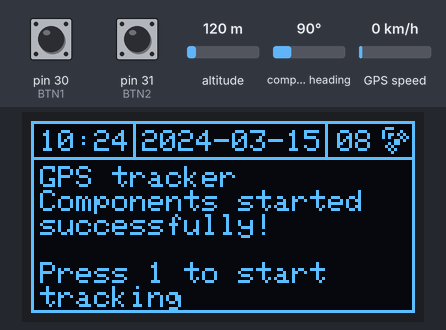
A program run on a simulated Arduino Mega 2560, built with avr-gcc and run on an emulated ATmega2560. Parts: 128×64 one-colour display. Inputs (shaded band) come from the test bench; at power-on: pin 30 (BTN1) HIGH, pin 31 (BTN2) HIGH, altitude 120 m, compass heading 90°, GPS speed 0 km/h. The display library's start-up logo is not drawn; storage starts empty; the GPS gets a fix after 3 s at 37.7749, -122.4194 with 8 satellites.

Above: at 6.3 s.
6.4 s: pin 30 (BTN1) pulled LOW for 0.15 s
At 7.6 s:
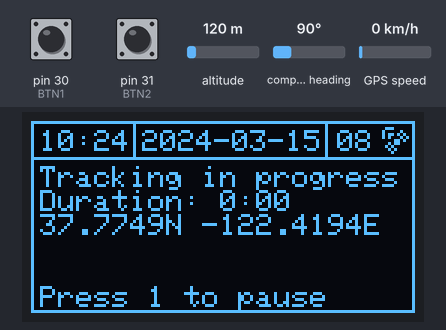
8.7 s: pin 30 (BTN1) pulled LOW for 1 s
At 9.2 s:
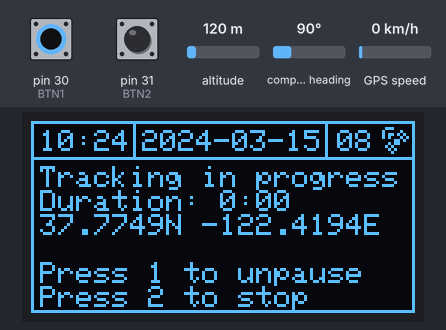
11.2 s: pin 31 (BTN2) pulled LOW for 0.15 s
At 12.1 s:
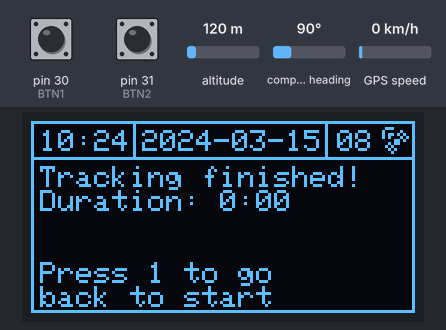
12.8 s: pin 30 (BTN1) pulled LOW for 0.15 s
At 31.4 s:
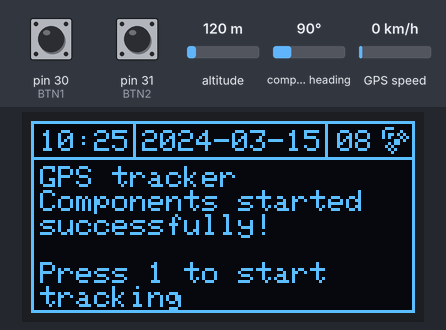
Timing chart, 0 to 31.7 s (numbered marks = the images above; inputs shaded):
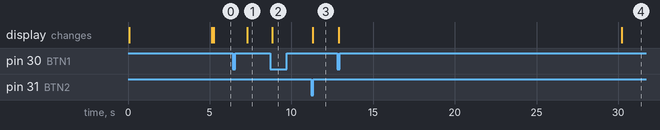

The program:

main.cpp
```cpp
#include <Arduino.h>
#include "GPS_manager/GPS_manager.hpp"
#include "position_logger/position_logger.hpp"
#include "GUI_manager/GUI_manager.hpp"

#define BTN1 (30)
#define BTN2 (31)

void systemError();
bool readButton(int button);

enum State { STARTING, NOFIX, TRACKING, WAITING, ENDING };
State state = STARTING;
unsigned long timer = 0;
unsigned long waitTimer = 0;
unsigned long minutesSinceStart = 0;
int lastMinutes = 0;
int kmTraveled = 0;
int meters = 0;
float lastLat = 0;
float lastLon = 0;
bool btn1OldState = false;
bool btn1CurrentState = false;
bool btn2OldState = false;
bool btn2CurrentState = false;
char creator[] = "Martin Machala - https://github.com/m-machala";

void setup() {
    if(!GUI_MAN::init()) systemError(); // initialize display, if there is an error, blink LED
    GUI_MAN::splash(); // show project splash screen
    delay(5000);
    GUI_MAN::base(); // draw screen layout

    if(!GPS_MAN::init()) { // initialize GPS module, if there is an error, draw a warning screen and blink LED
        GUI_MAN::errorMessage("GPS module error!\nCheck connection");
        systemError();
    }

    if(!POS_LOG::init()) { // initialize SD module, if there is an error, draw a warning screen and blink LED
        GUI_MAN::errorMessage("SD module error!\nCheck connection");
        systemError();
    }

    // init buttons
    pinMode(BTN1, INPUT_PULLUP);
    pinMode(BTN2, INPUT_PULLUP);

    GUI_MAN::startScreen();
}

void loop() {
    bool newData = GPS_MAN::update();
    if(newData) {
        GUI_MAN::time(GPS_MAN::getHour(), GPS_MAN::getMinute());
        GUI_MAN::date(GPS_MAN::getYear(), GPS_MAN::getMonth(), GPS_MAN::getDay());
        GUI_MAN::satCount(GPS_MAN::getSats());
    }


    if(millis() - timer >= 100) {
        switch(state) {
            // starting info screen, tests for a button press, if there is no data, show an info screen
            case STARTING:
                if(btn1CurrentState) {
                    // give an info message in case of no GPS data available
                    if(!GPS_MAN::fix()) {
                        waitTimer = millis();
                        state = NOFIX;
                        GUI_MAN::infoMessage("No GPS signal!\nPlease wait,\nthen try again");
                    }
                    else {
                        if(!POS_LOG::startLogging(creator)) {
                            GUI_MAN::errorMessage("SD error!");
                            systemError();
                        }
                        minutesSinceStart = 0;
                        meters = 0;
                        kmTraveled = 0;
                        lastMinutes = GPS_MAN::getMinute() + (GPS_MAN::getHour() * 60);
                        lastLat = GPS_MAN::getLat();
                        lastLon = GPS_MAN::getLon();
                        state = TRACKING;
                    }
                }
                break;

            // waits for 5 seconds, then goes back to STARTING
            case NOFIX:
                if(millis() - waitTimer >= 5000) {
                    state = STARTING;
                    GUI_MAN::startScreen();
                }
                break;

            // tests if new data is available and if fix is available; if yes, log new data
            case TRACKING: {
                int currentMinutes = GPS_MAN::getMinute() + (GPS_MAN::getHour() * 60);
                if(lastMinutes < currentMinutes) {
                    minutesSinceStart += currentMinutes - lastMinutes;
                    lastMinutes = currentMinutes;
                }
                else if(currentMinutes - lastMinutes < 0) { // happens when a new day starts in the middle of tracking
                    int modifiedMinutes = currentMinutes + 1440; // 60 * 24
                    minutesSinceStart += modifiedMinutes - lastMinutes;
                    lastMinutes = currentMinutes;
                }

                if(newData && GPS_MAN::fix()) {
                    POS_LOG::addTrackpoint(GPS_MAN::getLat(), GPS_MAN::getLon(), GPS_MAN::getAlt(), GPS_MAN::getYear(), GPS_MAN::getMonth(), GPS_MAN::getDay(), GPS_MAN::getHour(), GPS_MAN::getMinute(), GPS_MAN::getSecond());
                    GUI_MAN::trackingScreen(minutesSinceStart / 60, minutesSinceStart % 60, GPS_MAN::getLat(), GPS_MAN::getLon(), false);
                }
                if(btn1CurrentState) {
                    GUI_MAN::trackingScreen(minutesSinceStart / 60, minutesSinceStart % 60, GPS_MAN::getLat(), GPS_MAN::getLon(), true);
                    state = WAITING;
                }
                break;
            }

            // stop tracking, wait until button is pressed to go back to start screen
            case WAITING:
                if(btn1CurrentState) {
                    lastMinutes = GPS_MAN::getMinute() + (GPS_MAN::getHour() * 60);
                    state = TRACKING;
                    break;
                }

                if(btn2CurrentState) {
                    GUI_MAN::endScreen(minutesSinceStart / 60, minutesSinceStart % 60);
                    POS_LOG::stopLogging();
                    state = ENDING;
                }
                break;

            case ENDING:
                if(btn1CurrentState) {
                    state = STARTING;
                    GUI_MAN::startScreen();
                }
                break;

            default:
                break;
        }
        timer = millis();
        if(btn1CurrentState) {
            btn1OldState = true;
            btn1CurrentState = false;
        }
        if(btn2CurrentState) {
            btn2OldState = true;
            btn2CurrentState = false;
        }
    }

    if(!btn1OldState && readButton(BTN1)) btn1CurrentState = true;
    if(btn1OldState && !readButton(BTN1)) btn1OldState = false;

    if(!btn2OldState && readButton(BTN2)) btn2CurrentState = true;
    if(btn2OldState && !readButton(BTN1)) btn2OldState = false;
}

/*
    blinks built-in led forever
*/
void systemError() {
    pinMode(LED_BUILTIN, OUTPUT);
    while(true) {
            digitalWrite(LED_BUILTIN, HIGH);
            delay(1000);
            digitalWrite(LED_BUILTIN, LOW);
            delay(1000);
        }
}

/*
    reads the state of a given button
    true - button is pressed
    false - button is not pressed
*/
bool readButton(int button) {
    if(digitalRead(button) == LOW) {
        // debounce
        delay(10);
        if(digitalRead(button) == LOW) return true;
    }
    return false;
}
```

GPS_manager.cpp
```cpp
#include "GPS_manager.hpp"

//static Adafruit_GPS GPS(&Serial1);

bool GPS_MAN::init() {
    bool result = GPS.begin(9600);
    // set update rate to 1Hz
    GPS.sendCommand(PMTK_SET_NMEA_UPDATE_1HZ);

    return result;
}

bool GPS_MAN::update() {
    GPS.read();

    while(GPS.newNMEAreceived()) {
        // test if the sentence can be parsed
        if(!GPS.parse(GPS.lastNMEA())) {
            // sentence cannot be parsed
            continue;
        }
        // sentence parsed successfully
        return true;
    }
    return false;
}

bool GPS_MAN::fix() {
    return GPS.fix;
}

int GPS_MAN::getSats() {
    return GPS.satellites;
}

float GPS_MAN::getLat() {
    int deg = (int)GPS.latitude / 100;
    float min = GPS.latitude - (deg * 100);

    float output = deg + (min / 60);

    if(GPS.lat == 'S') output *= -1;
    return output;
}

float GPS_MAN::getLon() {
    int deg = (int)GPS.longitude / 100;
    float min = GPS.longitude - (deg * 100);

    float output = deg + (min / 60);

    if(GPS.lon == 'W') output *= -1;
    return output;
}

float GPS_MAN::getAlt() {
    return GPS.altitude;
}

int GPS_MAN::getHour() {
    return GPS.hour;
}

int GPS_MAN::getMinute() {
    return GPS.minute;
}

int GPS_MAN::getSecond() {
    return GPS.seconds;
}

int GPS_MAN::getYear() {
    return GPS.year;
}

int GPS_MAN::getMonth() {
    return GPS.month;
}

int GPS_MAN::getDay() {
    return GPS.day;
}
```

GPS_manager.hpp
```cpp
#ifndef GPS_MAN_H
#define GPS_MAN_H

#define NO_SW_SERIAL
#include <Arduino.h>
#include <Adafruit_GPS.h>

namespace GPS_MAN {
  /*
    GPS pins - Mega2560 pins
    TX - TX1 18
    RX - RX1 19
  */
  static Adafruit_GPS GPS(&Serial1);

  /*
    initialize GPS
  */
  bool init();

  /*
    update GPS data
    true - new data available
    false - no new data available
  */
  bool update();

  /*
    get the fix property
  */
  bool fix();

  /*
    get number of satellites the module is communicating with
  */
  int getSats();

  /*
    get latitude of GPS
  */
  float getLat();

  /*
    get longitude of GPS
  */
  float getLon();

  /*
    get altitude of GPS
  */
  float getAlt();

  /*
    get current hour
  */
  int getHour();

  /*
    get current minute
  */
  int getMinute();

  /*
    get current second
  */
  int getSecond();

  /*
    get current year (only last two digits)
  */
  int getYear();

  /*
    get current month
  */
  int getMonth();

  /*
    get current day
  */
  int getDay();
}

#endif //GPS_MAN_H  
```

GPX_generator.cpp
```cpp
#include "GPX_generator.hpp"
#include <stdio.h>
#include <stdlib.h>

int GPX_GEN::generateSkeleton(char* buffer, int bufferSize, const char* creator, const char* trackName) {
    if(bufferSize < 250) return 0; // 250 chosen based on the format string's length

    sprintf(buffer, "<?xml version=\"1.0\" encoding=\"utf-8\"?>\n<gpx xmlns=\"http://www.topografix.com/GPX/1/1\" version=\"1.1\" creator=\"%s\">\n\t<trk>\n\t\t<name>%s</name>\n\t\t<trkseg>\n\n\t\t</trkseg>\n\t</trk>\n</gpx>", creator, trackName);
    return 27; // number of bytes between the space where new data can be inserted and the end
}

bool GPX_GEN::generateTrackpoint(char* buffer, int bufferSize, float latitude, float longitude, float elevation, int year, int month, int day, int hour, int minute, int second) {
    if(bufferSize < 150) return false; // 150 chosen based on the format string's length
    char lon[20];
    char lat[20];
    char ele[20];
    dtostrf(longitude, 1, 6, lon);
    dtostrf(latitude, 1, 6, lat);
    dtostrf(elevation, 1, 3, ele);

    sprintf(buffer, "\t\t\t<trkpt lat=\"%s\" lon=\"%s\">\n\t\t\t\t<ele>%s</ele>\n\t\t\t\t<time>20%.2d-%.2d-%.2dT%.2d:%.2d:%.2dZ</time>\n\t\t\t</trkpt>\n\n\t\t</trkseg>\n\t</trk>\n</gpx>", lat, lon, ele, year%100, month%100, day%100, hour%100, minute%100, second%100);
    return true;
}
```

GPX_generator.hpp
```cpp
#ifndef GPX_GEN_H
#define GPX_GEN_H

namespace GPX_GEN {
    /*
        generates a skeleton for a GPX track
        buffer size should be at least 250
        output - amount of bytes needed to reach the center from end, returns 0 if there is the buffer is too small

    */
    int generateSkeleton(char* buffer, int bufferSize, const char* creator, const char* trackName);

    /*
        generates a trackpoint
        buffer size should be at least 150
        true - buffer filled successully
        false - buffer too small
    */
    bool generateTrackpoint(char* buffer, int bufferSize, float latitude, float longitude, float elevation, int year, int month, int day, int hour, int minute, int second);
}

#endif //GPX_GEN_H
```

GUI_manager.cpp
```cpp
#include "GUI_manager.hpp"
#include "../display_manager/display_manager.hpp"
#include "../bitmaps/bitmaps.hpp"

bool GUI_MAN::init() {
    return DISP_MAN::init();
}

void GUI_MAN::splash() {
    DISP_MAN::clearScreen();
    DISP_MAN::drawRect(0, 0, X_MAX, Y_MAX);
    DISP_MAN::drawBM(44, 22, BM_SPLASH_W, BM_SPLASH_H, BM::splash);
    DISP_MAN::printText("By: Martin Machala", 10, Y_MAX - 10);
    DISP_MAN::draw();
}

void GUI_MAN::base() {
    DISP_MAN::clearScreen();
    DISP_MAN::drawRect(0, 0, X_MAX, 13);
    DISP_MAN::drawRect(0, 0, X_MAX, Y_MAX);
    DISP_MAN::drawRect(34, 0, 65, 13);
    DISP_MAN::draw();
}

void clearMainScreen() {
    DISP_MAN::clearRect(1, 13, X_MAX - 2, Y_MAX - 14);
}

void GUI_MAN::date(int year, int month, int day) {
    DISP_MAN::clearRect(35, 1, 62, 11);
    year %= 100;
    month %= 100;
    day %= 100;
    char date[15];
    sprintf(date, "20%.2d-%.2d-%.2d", year, month, day);
    DISP_MAN::printText(date, 37, 3);
    DISP_MAN::draw();
}

void GUI_MAN::time(int hour, int minute) {
    DISP_MAN::clearRect(1, 1, 33, 11);
    hour %= 100;
    minute %= 100;
    char time[10];
    sprintf(time, "%.2d:%.2d", hour, minute);
    DISP_MAN::printText(time, 3, 3);
    DISP_MAN::draw();
}

void GUI_MAN::satCount(int count) {
    DISP_MAN::clearRect(99, 1, 28, 11);
    DISP_MAN::drawBM(117, 2, BM_SATELLITE_W, BM_SATELLITE_H, BM::satellite);
    char sats[6];
    sprintf(sats, "%.2d", count % 100);
    DISP_MAN::printText(sats, 102, 3);
    DISP_MAN::draw();
}

void GUI_MAN::infoMessage(const char* message) {
    clearMainScreen();
    DISP_MAN::drawBM(3, 15, BM_QUESTION_W, BM_QUESTION_H, BM::question);
    DISP_MAN::drawBM(3, Y_MAX - 12, BM_QUESTION_W, BM_QUESTION_H, BM::question);
    DISP_MAN::drawBM(X_MAX - 9, 15, BM_QUESTION_W, BM_QUESTION_H, BM::question);
    DISP_MAN::drawBM(X_MAX - 9, Y_MAX - 12, BM_QUESTION_W, BM_QUESTION_H, BM::question);
    DISP_MAN::printText(message, 11, 15);
    DISP_MAN::draw();
}

void GUI_MAN::errorMessage(const char* message) {
    clearMainScreen();
    DISP_MAN::drawBM(3, 15, BM_EXCLAMATION_W, BM_EXCLAMATION_H, BM::exclamation);
    DISP_MAN::drawBM(3, Y_MAX - 12, BM_EXCLAMATION_W, BM_EXCLAMATION_H, BM::exclamation);
    DISP_MAN::drawBM(X_MAX - 9, 15, BM_EXCLAMATION_W, BM_EXCLAMATION_H, BM::exclamation);
    DISP_MAN::drawBM(X_MAX - 9, Y_MAX - 12, BM_EXCLAMATION_W, BM_EXCLAMATION_H, BM::exclamation);
    DISP_MAN::printText(message, 11, 15);
    DISP_MAN::draw();
}

void GUI_MAN::startScreen() {
    clearMainScreen();
    DISP_MAN::printText("GPS tracker\nComponents started\nsuccessfully!\n\nPress 1 to start\ntracking", 3, 15);
    DISP_MAN::draw();
}

void GUI_MAN::trackingScreen(int hours, int minutes, float latitude, float longitude, bool paused) {
    clearMainScreen();
    char lat[20];
    char lon[20];
    dtostrf(longitude, 1, 4, lon);
    dtostrf(latitude, 1, 4, lat);

    char buffer[150];
    sprintf(buffer, "Tracking in progress\nDuration: %d:%.2d\n%sN %sE", hours, minutes % 100, lat, lon);
    DISP_MAN::printText(buffer, 3, 15);
    if(!paused) DISP_MAN::printText("Press 1 to pause", 3, 55);
    else DISP_MAN::printText("Press 1 to unpause\nPress 2 to stop", 3, 47);

    DISP_MAN::draw();
}

void GUI_MAN::endScreen(int hours, int minutes) {
    clearMainScreen();
    char buffer[150];
    sprintf(buffer, "Tracking finished!\nDuration: %d:%.2d\n\n\nPress 1 to go\nback to start", hours, minutes % 100);
    DISP_MAN::printText(buffer, 3, 15);
    DISP_MAN::draw();
}
```

GUI_manager.hpp
```cpp
#ifndef GUI_MAN_H
#define GUI_MAN_H

namespace GUI_MAN {
  /*
    initialize display
  */
  bool init();

  /*
    displays custom splash screen
  */
  void splash();

  /*
    displays GUI background
  */
  void base();

  /*
    displays current date
  */
  void date(int year, int month, int day);

  /*
    displays current time
  */
  void time(int hour, int minute);

  /*
    displays the current amount of used satellites
  */
  void satCount(int count);

  /*
    displays a screen with an info message
  */
  void infoMessage(const char* message);

  /*
    displays a screen with an error message
  */
  void errorMessage(const char* message);

  /*
    displays starting screen with button prompt
  */
  void startScreen();

  /*
    displays screen with info about the current tracking session
  */
  void trackingScreen(int hours, int minutes, float latitude, float longitude, bool paused);

  /*
    displays screen with stats ebout ended session
  */
  void endScreen(int hours, int minutes);
}

#endif //GUI_MAN_H  
```

SD_manager.cpp
```cpp
#include "SD_manager.hpp"

bool SD_MAN::init() {
    // pin connected to CS
    return SD.begin(53);
}

bool SD_MAN::openFileWrite(const char* fileName) {
    currentFile = SD.open(fileName, O_WRITE | O_CREAT | O_TRUNC);
    if(currentFile) return true;
    return false;
}

void SD_MAN::fileWrite(const char* text) {
    currentFile.println(text);
}

void SD_MAN::fileFlush() {
    currentFile.flush();
}

void SD_MAN::fileClose() {
    currentFile.close();
}

bool SD_MAN::fileExists(char* fileName) {
    return SD.exists(fileName);
}

void SD_MAN::seek(uint32_t bytes) {
    currentFile.seek(bytes);
}

void SD_MAN::seekBack(uint32_t bytes) {
    currentFile.seek(currentFile.size() - (bytes + 2));
}
```

SD_manager.hpp
```cpp
#ifndef GUI_MAN_H
#define GUI_MAN_H

#include <SPI.h>
#include <SdFat.h>

/*
    Current file that is being worked with
*/
static File currentFile;
static SdFat SD;

namespace SD_MAN {
    /*
        Initialize SD module
        true - module initialized successfully
        false - error
    */
    bool init();

    /*
        tries to open a file for writing
        true - file opened/created successfully
        false - error
    */
    bool openFileWrite(const char* fileName);

    /*
        appends a new line to the file
    */
    void fileWrite(const char* text);

    /*
        ensures file is written to
    */
    void fileFlush();

    /*
        closes a file
    */
    void fileClose();

    /*
        tests if a file with a given name exists
    */
    bool fileExists(char* fileName);

    /*
        moves an amount of bytes from the start of a file
    */
    void seek(uint32_t bytes);

    /*
        moves an amount of bytes from the end of a file
    */
    void seekBack(uint32_t bytes);
}

#endif //GUI_MAN_H
```

display_manager.hpp
```cpp
#ifndef DISP_MAN_H
#define DISP_MAN_H

#define X_MAX (128)
#define Y_MAX (64)

#include <Adafruit_GFX.h>
#include <Adafruit_SH110X.h>
#include <stdint.h>

namespace DISP_MAN {
    extern Adafruit_SH1106G *display;
    /*
        initialize display component
    */
    bool init();

    /*
        draws current data to screen
    */
    void draw();

    /*
        clears all pixels of screen
    */
    void clearScreen();

    /*
        clears set area of screen based on rect defined by coordinates
    */
    void clearRect(int x, int y, int w, int h);

    /*
        prints text at specified coordinates
    */
    void printText(const char* text, int x, int y);

    /*
        draws a line defined by coordinates
    */
    void drawLine(int x1, int y1, int x2, int y2);

    /*
        draws rect defined by coordinates
    */
    void drawRect(int x, int y, int w, int h);

    /*
        draws bitmap
    */
    void drawBM(int x, int y, int w, int h, const uint8_t* bitmap);
}

#endif //DISP_MAN_H
```

Source omitted: bitmaps.hpp (2563 bytes), display_manager.cpp (1932 bytes), position_logger.cpp (1512 bytes), position_logger.hpp (542 bytes)

Measured:
- after the input at 6.4 s, the display: changes after 0.90 s (image 1)
- after the input at 8.7 s, the display: changes after 0.14 s (image 2)
- after the input at 11.2 s, the display: changes after 0.10 s (image 3)
- after the input at 12.8 s, the display: first changes after 0.10 s (image 4 shows a later state)
